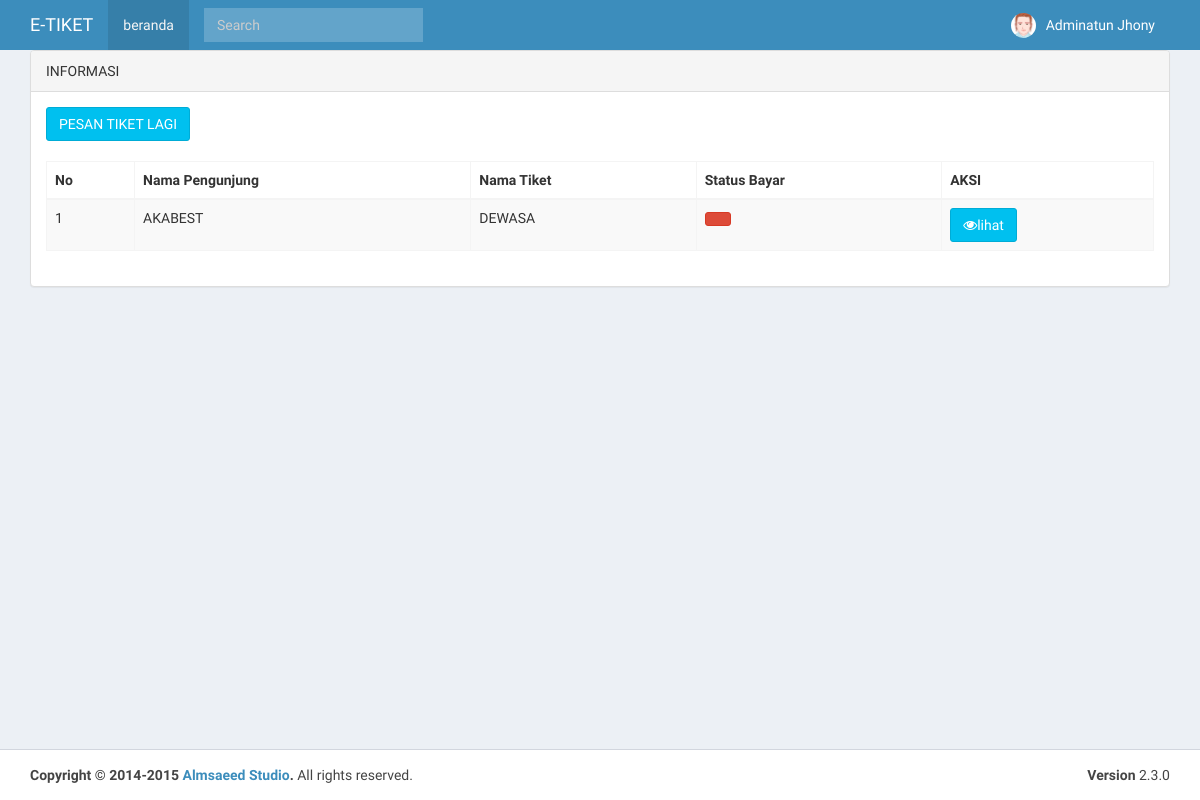
Before: /booking.php?aksi=tiket (signed in) with the older database file.
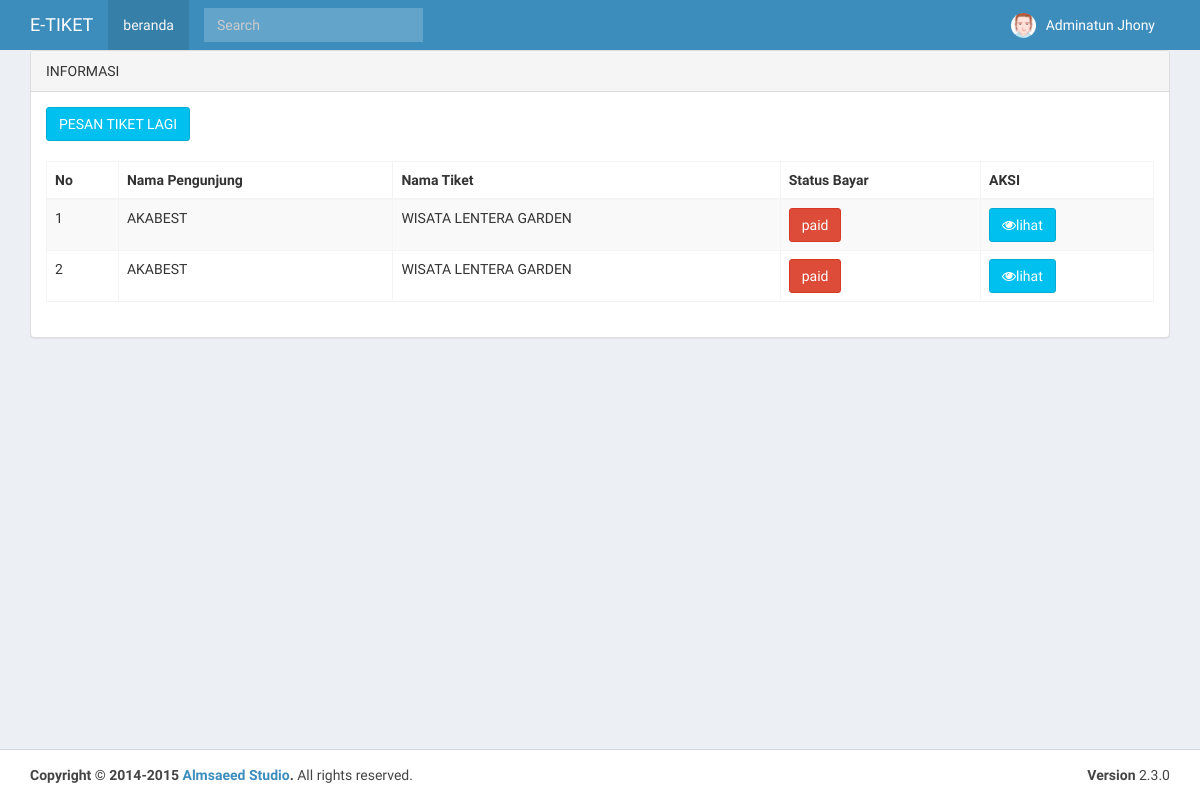
After: the same page with the newer database file.
### tables this page shows
CREATE TABLE `profil` (
  `id_profil` int(20) NOT NULL,
  `nama_app` varchar(100) NOT NULL,
  `tahun` varchar(250) NOT NULL,
  `nama` varchar(250) NOT NULL,
  `alias` varchar(350) NOT NULL,
  `alamat` text NOT NULL,
  `isi` text NOT NULL,
  `gambar` varchar(100) NOT NULL,
  `akabest` varchar(250) NOT NULL
);

CREATE TABLE `booking` (
  `id_booking` int(25) NOT NULL,
  `kode_booking` varchar(100) NOT NULL,
  `id_pengunjung` int(10) NOT NULL,
  `id_tiket` varchar(100) NOT NULL,
  `anak` varchar(10) NOT NULL,
  `dewasa` varchar(10) NOT NULL,
  `status` varchar(10) NOT NULL
);

CREATE TABLE `pengunjung` (
  `id_pengunjung` int(10) NOT NULL,
  `nama_pengunjung` varchar(50) NOT NULL,
  `email_pengunjung` varchar(32) NOT NULL,
  `no_hp` varchar(18) NOT NULL,
  `alamat` text NOT NULL
);

CREATE TABLE `tiket` (
  `id_tiket` int(25) NOT NULL,
  `nama_tiket` varchar(50) NOT NULL,
  `harga_tiket` varchar(50) NOT NULL,
  `harga_tiket1` varchar(10) NOT NULL,
  `keterangan` text NOT NULL
);

### koneksi.php (called while the page is built, shortened)
<?php
$server = "localhost";
$username = "root";
$password = "";
$database = "db_tiket";
$koneksi = mysqli_connect($server,$username,$password) or die("Koneksi gagal");
mysqli_select_db($koneksi,$database) or die("Database tidak bisa dibuka");
$kontak_kami=mysqli_query($koneksi,"SELECT * FROM profil WHERE id_profil ='1'");
$k_k=mysqli_fetch_array($kontak_kami);
?>

### reg.php (the view, shortened to what this page needs)
<?php
 if($_GET['aksi']=='home'){ ?>
<section class="content">
          <h2 class="page-header">Harga Peket Wisata dan Register <?php echo"$k_k[nama]";?></h2>
          <div class="row">
            <div class="col-md-6">
              <div class="box box-solid">
                <div class="box-header with-border">
                  <h3 class="box-title">Harga</h3>
                </div>
                <div class="box-body">
                  <div class="box-group" id="accordion">
                    <div class="panel box box-primary">
                      <div class="box-header with-border">
                        <h4 class="box-title">
                          <a data-toggle="collapse" data-parent="#accordion" href="#collapstree">
                           harga tiket untuk masuk
                          </a>
                        </h4>
                      </div>
                      <div id="collapstree" class="panel-collapse collapse in">
                        <div class="box-body">
                          Harga Tiket masuk Kami adalah untuk dewasa Rp.10.000 dan Untuk Anak-Anak Rp.5.000
                        </div>
                      </div>
                    </div>
                  </div>
                </div>
              </div>
            </div>
            <div class="col-md-6">
              <div class="box box-solid">
                <div class="box-header with-border">
                  <h3 class="box-title">Isikan Data Anda untuk Booking</h3>
                </div>
                <div class="box-body">
				<div class="box-group" id="accordion">
                    <div class="panel box box-primary">
                      <div class="box-header with-border">
                        <h4 class="box-title">
                          <a data-toggle="collapse" data-parent="#accordion" href="#collapseOne">
                           Belum Pernah daftar silahkan Register
                          </a>
                        </h4>
                      </div>
                      <div id="collapseOne" class="panel-collapse collapse in">
                        <div class="box-body">
						<form action="booking.php?aksi=inputpengunjung" method="post">
				<label>Nama</label>
                                                    <input type='text' class='form-control' name='nama_pengunjung'/><br>
                                                    <label>No Hp</label>
                                                    <input type='text' class='form-control' name='no_hp'/><br>
                                                    <label>Email</label>
                                                    <input type='email' class='form-control' name='email_pengunjung'/><br>
                                                    <label>Alamat Lengkap</label>
                                                    <input type='text' class='form-control' name='alamat'/><br>
                                                    <button type='submit' class='btn btn-primary'>SIMPAN </button>
        </form>
					    </div>
                      </div>
                    </div>
                    <div class="panel box box-danger">
                      <div class="box-header with-border">
                        <h4 class="box-title">
                          <a data-toggle="collapse" data-parent="#accordion" href="#collapseTwo">
                            sudah punya akun silakhan login
                          </a>
                        </h4>
                      </div>
                      <div id="collapseTwo" class="panel-collapse collapse">
                        <div class="box-body">
						<form action="booking.php?aksi=login" method="post">
                                                    <label>No Hp</label>
                                                    <input type='text' class='form-control' name='no_hp'/><br>
                                                    <label>Email</label>
                                                    <input type='email' class='form-control' name='email_pengunjung'/><br>
                                                    <button type='submit' class='btn btn-primary'>login </button>
                        </form>
					   </div>
                      </div>
                    </div>
                  </div>
                </div>
              </div>
            </div>
          </div>
          </section>
<?php }
elseif($_GET['aksi']=='tiket'){
	echo"<div class='row'>
                    <div class='col-lg-12'>
                        <div class='panel panel-default'>
                            <div class='panel-heading'>INFORMASI
                            </div>
                            <div class='panel-body'>
               <a href='booking.php?aksi=booking'  class='btn btn-info' >PESAN TIKET LAGI</span></a></br></br>
                                   <div class='table-responsive'>
         <table id='example1' class='table table-bordered table-striped'>
                                        <thead>
                                            <tr> <th>No</th>
                                                <th>Nama Pengunjung</th>
                                                <th>Nama Tiket</th>
												<th>Status Bayar</th>
                                                <th>AKSI</th>
                                            </tr>
                                        </thead><tbody>
                        ";
    $no=0;
    $sql=mysqli_query($koneksi," SELECT * FROM booking,pengunjung,tiket WHERE booking.id_pengunjung=pengunjung.id_pengunjung AND booking.id_tiket=tiket.id_tiket AND pengunjung.id_pengunjung='$_SESSION[id]' ORDER BY booking.id_booking ASC");
    while ($t=mysqli_fetch_array($sql)){
    $no++;
                                        echo"
                                            <tr><td>$no</td>
                                                <td>$t[nama_pengunjung]</td>
                                                <td>$t[nama_tiket]</td>
												<td><button type='button' class='btn btn-danger'>$t[status]</button></td>
                                <td><a class='btn btn-info' href='booking.php?aksi=detailbooking&kode_booking=$t[kode_booking]'><i class='fa fa-eye'></i>lihat</a></td>
                                            </tr>";
    }
                                    echo"
                                        </tbody></table>
                                </div>
                            </div>
                        </div>
                    </div>
                   </div>";
}
elseif($_GET['aksi']=='logout'){
	session_start();
session_destroy();
echo "<script>window.alert('anda telah keluar');
		window.location=('booking.php?aksi=home')</script>";
}
?>

### booking.php (shortened to what this page needs)
<?php  include 'koneksi.php';
  session_start(); ?>
<!DOCTYPE html>
<html>
  <head>
    <link rel="stylesheet" href="sys/bootstrap/bootstrap/css/bootstrap.min.css">
    <link rel="stylesheet" href="https://maxcdn.bootstrapcdn.com/font-awesome/4.4.0/css/font-awesome.min.css">
    <link rel="stylesheet" href="https://code.ionicframework.com/ionicons/2.0.1/css/ionicons.min.css">
    <link rel="stylesheet" href="sys/bootstrap/dist/css/AdminLTE.min.css">
    <link rel="stylesheet" href="sys/bootstrap/dist/css/skins/_all-skins.min.css">
  </head>
  <body class="hold-transition skin-blue layout-top-nav">
    <div class="wrapper">
      <header class="main-header">
        <nav class="navbar navbar-static-top">
          <div class="container">
            <div class="navbar-header">
              <a href="sys/bootstrap/index2.html" class="navbar-brand"><?php echo"$k_k[alias]";?></a>
            </div>
            <div class="collapse navbar-collapse pull-left" id="navbar-collapse">
              <ul class="nav navbar-nav">
                <li class="active"><a href="index.php">beranda <span class="sr-only">(current)</span></a></li>
              </ul>
              <form class="navbar-form navbar-left" role="search">
                <div class="form-group">
                  <input type="text" class="form-control" id="navbar-search-input" placeholder="Search">
                </div>
              </form>
            </div>
              <div class="navbar-custom-menu">
                <ul class="nav navbar-nav">
                <?php if( $_SESSION['nama']==''){?>
                  <li ><a href="booking.php?aksi=home">login</a></li>
<?php }else{?>
 <li class="dropdown user user-menu">
                    <a href="#" class="dropdown-toggle" data-toggle="dropdown">
                      <img src="sys/bootstrap/dist/img/avatar2.png" class="user-image" alt="User Image">
                      <span class="hidden-xs"><?php echo "$_SESSION[nama]"; ?></span>
                    </a>
                  </li>
<?php }?>
                </ul>
              </div>
          </div>
        </nav>
      </header>
      <div class="content-wrapper">
        <div class="container">
         <?php include 'reg.php'; ?>
        </div>
      </div>
      <footer class="main-footer">
        <div class="container">
          <div class="pull-right hidden-xs">
            <b>Version</b> 2.3.0
          </div>
          <strong>Copyright &copy; 2014-2015 <a href="http://almsaeedstudio.com">Almsaeed Studio</a>.</strong> All rights reserved.
        </div>
      </footer>
    </div>
  </body>
</html>

Changed rows visible on the page:
no longer on this page (row edited): booking: id_pengunjung.nama_pengunjung "AKABEST", id_tiket.nama_tiket "DEWASA"
added booking: id_pengunjung.nama_pengunjung "AKABEST", id_tiket.nama_tiket "WISATA LENTERA GARDEN", status "paid"
added booking: id_pengunjung.nama_pengunjung "AKABEST", id_tiket.nama_tiket "WISATA LENTERA GARDEN", status "paid"
